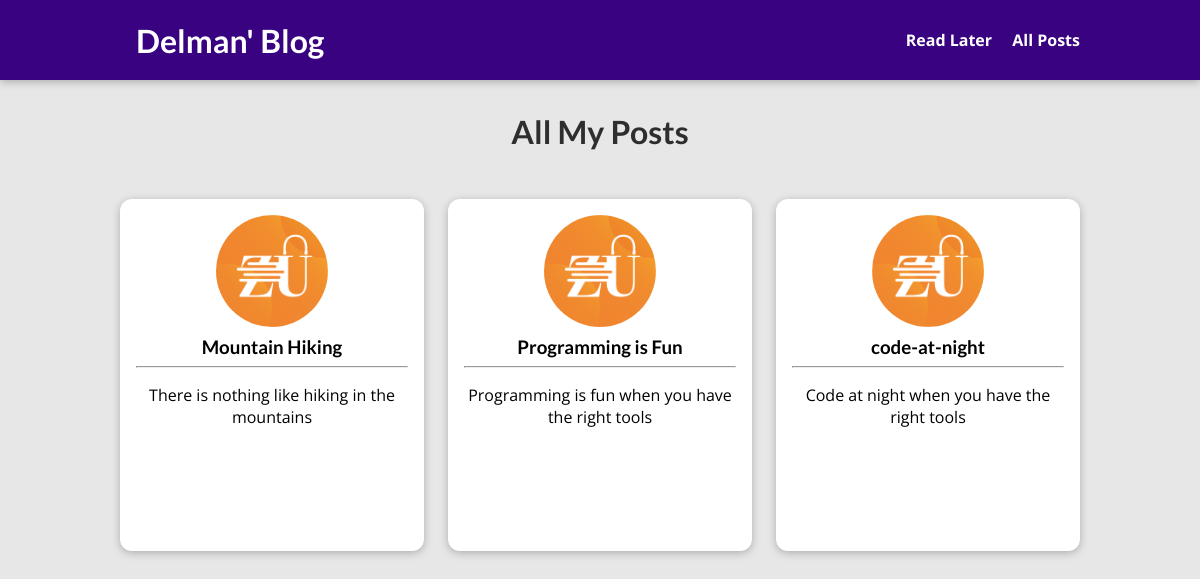
The page /posts on the database its author committed.
### blog/models.py (models this page shows, shortened)
class Post(models.Model):
    title = models.CharField(max_length=150)
    axcerpt = models.CharField(max_length=200)
    date = models.DateField(auto_now=True)
    image = models.ImageField(upload_to='posts', null=True)
    slug = models.SlugField(unique=True, db_index=True)
    content = models.TextField(validators=[MinLengthValidator(10)])
    author = models.ForeignKey(
        Author, on_delete=models.SET_NULL, null=True, related_name='posts')
    tags = models.ManyToManyField(Tag)

### blog/views.py (the view)
# urls.py: path('posts', views.ALLPostsView.as_view(), name='posts-page'),
class ALLPostsView(ListView):
    template_name = 'blog/all-posts.html'
    model = Post
    ordering = ['-date']
    context_object_name = 'all_posts'

### blog/templates/blog/all-posts.html (shortened to what this page needs)
{% extends 'base.html' %}
{% load static %}
{% block css_files %}
<link rel="stylesheet" href="{% static 'blog/post.css' %}">
<link rel="stylesheet" href="{% static 'blog/all-posts.css' %}">
{% endblock %}
{% block content %}
<section id="all-posts">
    <h2>
        All My Posts
    </h2>
    <ul>
        {% for post in all_posts %}
            {% include 'blog/includes/post.html' %}
        {% endfor %}
    </ul>
</section>
{% endblock %}

### blog/templates/blog/includes/post.html
<li>
    <article class="post">
        <a href="{% url 'post-detail-page' post.slug %}">
            <img src="{{post.image.url}}" alt="{{post.title}}">
            <div class="post__content">
                <h3>
                    {{ post.title }}
                </h3>
                <hr>
                <p>
                    {{ post.axcerpt }}
                </p>
            </div>
        </a>
    </article>
</li>

### static/app.css (style rules this page uses)
* { box-sizing: border-box; }
html { font-family: 'Open Sans', 'Lato', sans-serif; }
body { margin: 0; }
h1, h2, h3 { font-family: 'Lato', sans-serif; font-weight: bold; }

### blog/static/blog/post.css (style rules this page uses)
.post { display: flex; flex-direction: column; align-items: center; text-align: center; }
.post a { text-decoration: none; color: black; transition: all 0.2s ease; padding: 1rem; }
.post img { width: 5rem; height: 5rem; object-fit: cover; border-radius: 50%; }
.post h3 { margin: 0.25rem 0; }

### blog/static/blog/all-posts.css (style rules this page uses)
body { background-color: #e7e7e7; }
#all-posts { margin: 7rem auto; width: 90%; max-width: 60rem; }
#all-posts h2 { text-align: center; font-size: 2rem; color: #2e2e2e; margin: 3rem 0; }
ul { list-style: none; margin: 0; padding: 0; display: grid; grid-template-columns: repeat(auto-fill, minmax(17rem, 1fr)); gap: 1.5rem; }
.post img { width: 7rem; height: 7rem; }
.post a { height: 22rem; transform-origin: center; box-shadow: 0 2px 8px rgba(0, 0, 0, 0.25); border-radius: 12px; background-color: white; }

### rows shown on the page
Post: image (picture), title "Mountain Hiking", axcerpt "There is nothing like hiking in the mountains"
Post: image (picture), title "Programming is Fun", axcerpt "Programming is fun when you have the right tools"
Post: image (picture), title "code-at-night", axcerpt "Code at night when you have the right tools"
